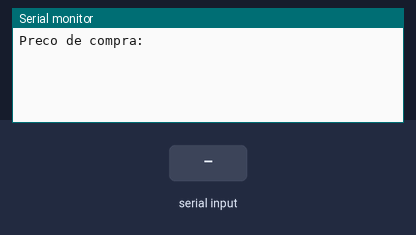
A sketch run on a simulated Arduino Uno, built with avr-gcc and run on an emulated ATmega328P. Parts: the last lines printed to the serial monitor. The inputs (shaded band) are chosen by the test bench.

Above: at 1.2 s.
1.3 s: "90,45\n" received over Serial
At 3.1 s:
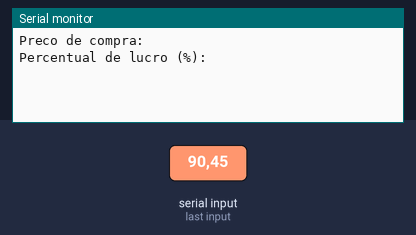
3.8 s: "30,150\n" received over Serial
At 6.1 s:
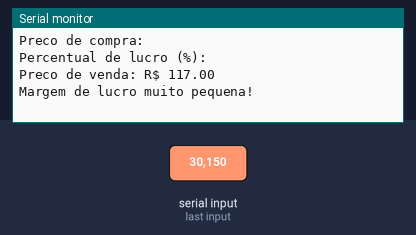

Measured:
- after the input at 1.3 s, the serial monitor: prints a new line after 1.0 s (image 1)
- after the input at 3.8 s, the serial monitor: prints a new line after 1.0 s (image 2)

The sketch:

exercicio_10_07_051.ino
```cpp
/*Elabore um programa para cálculo de preços de produtos que solicite o preço
de compra do produto e o percentual a ser aplicado em cima desse valor para
a venda. Calcule e exiba o preço de venda do produto. Se o percentual a ser
aplicado for inferior a 50%, exiba uma mensagem informando ao usuário que o
produto será vendido com uma margem muito pequena de lucro.*/
//Variáveis

float compra, lucro, venda;

void setup() {
  Serial.begin(9600);
}

void loop() {
  // Entrada
  Serial.println("Preco de compra:");
  while (!Serial.available());
  compra = Serial.readString().toFloat();

  Serial.println("Percentual de lucro (%):");
  while (!Serial.available());
  lucro = Serial.readString().toFloat();

  // Cálculo
  venda = compra + (compra * lucro / 100);

  // Saída
  Serial.print("Preco de venda: R$ ");
  Serial.println(venda, 2);

  if (lucro < 50) {
    Serial.println("Margem de lucro muito pequena!");
  }

  while (true); // trava para não repetir
}
```
